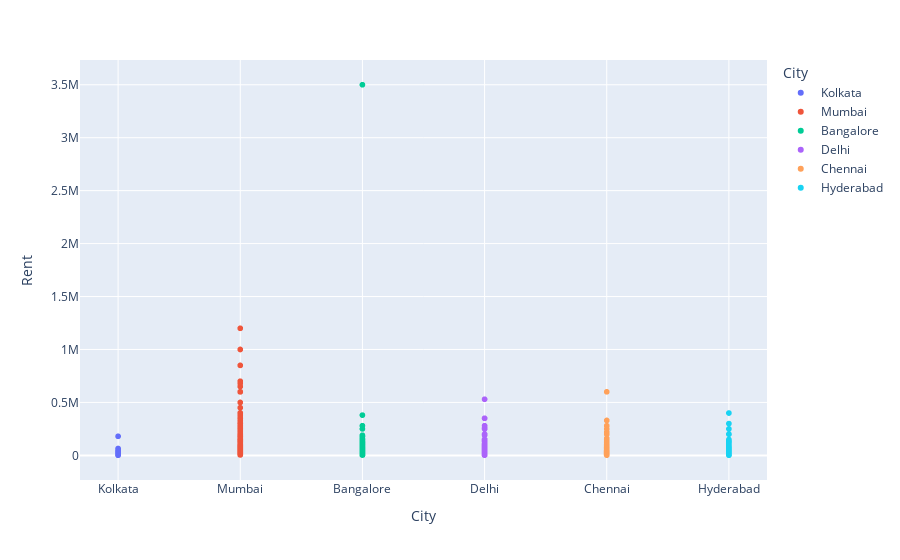

Here is the notebook cell this chart was saved with:
### Markdown cell above
#### City 변수 분석

### Code cell
fig = px.scatter(df,
                 x='City',
                 y='Rent',
                 color='City')
fig.show()

### Figure 1 — Plotly figure (JSON) as saved in the notebook; plotly's stock layout.template omitted (floating-point values rounded to 4 significant figures; data arrays with more than 128 entries replaced by an {"elided": "..."} marker saying what was removed)
{"data": [{"hovertemplate": "City=%{x}<br>Rent=%{y}<extra></extra>", "legendgroup": "Kolkata", "marker": {"color": "#636efa", "symbol": "circle"}, "mode": "markers", "name": "Kolkata", "showlegend": true, "type": "scattergl", "x": {"elided": "524 str values"}, "xaxis": "x", "y": {"elided": "524 int values"}, "yaxis": "y"}, {"hovertemplate": "City=%{x}<br>Rent=%{y}<extra></extra>", "legendgroup": "Mumbai", "marker": {"color": "#EF553B", "symbol": "circle"}, "mode": "markers", "name": "Mumbai", "showlegend": true, "type": "scattergl", "x": {"elided": "972 str values"}, "xaxis": "x", "y": {"elided": "972 int values"}, "yaxis": "y"}, {"hovertemplate": "City=%{x}<br>Rent=%{y}<extra></extra>", "legendgroup": "Bangalore", "marker": {"color": "#00cc96", "symbol": "circle"}, "mode": "markers", "name": "Bangalore", "showlegend": true, "type": "scattergl", "x": {"elided": "886 str values"}, "xaxis": "x", "y": {"elided": "886 int values"}, "yaxis": "y"}, {"hovertemplate": "City=%{x}<br>Rent=%{y}<extra></extra>", "legendgroup": "Delhi", "marker": {"color": "#ab63fa", "symbol": "circle"}, "mode": "markers", "name": "Delhi", "showlegend": true, "type": "scattergl", "x": {"elided": "603 str values"}, "xaxis": "x", "y": {"elided": "603 int values"}, "yaxis": "y"}, {"hovertemplate": "City=%{x}<br>Rent=%{y}<extra></extra>", "legendgroup": "Chennai", "marker": {"color": "#FFA15A", "symbol": "circle"}, "mode": "markers", "name": "Chennai", "showlegend": true, "type": "scattergl", "x": {"elided": "891 str values"}, "xaxis": "x", "y": {"elided": "891 int values"}, "yaxis": "y"}, {"hovertemplate": "City=%{x}<br>Rent=%{y}<extra></extra>", "legendgroup": "Hyderabad", "marker": {"color": "#19d3f3", "symbol": "circle"}, "mode": "markers", "name": "Hyderabad", "showlegend": true, "type": "scattergl", "x": {"elided": "866 str values"}, "xaxis": "x", "y": {"elided": "866 int values"}, "yaxis": "y"}], "layout": {"legend": {"title": {"text": "City"}, "tracegroupgap": 0}, "margin": {"t": 60}, "xaxis": {"anchor": "y", "categoryarray": ["Kolkata", "Mumbai", "Bangalore", "Delhi", "Chennai", "Hyderabad"], "categoryorder": "array", "domain": [0, 1], "title": {"text": "City"}}, "yaxis": {"anchor": "x", "domain": [0, 1], "title": {"text": "Rent"}}}}
